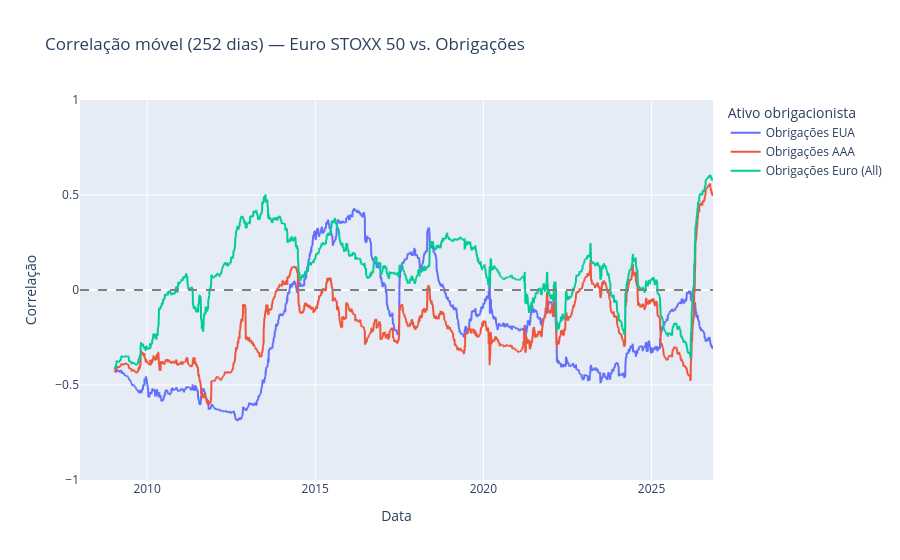

The cell this chart's notebook holds for it:
### Markdown cell above
### Correlações móveis entre ações e obrigações

Para analisar a estabilidade das correlações ao longo do tempo, calculam-se correlações móveis (*rolling correlations*) de 252 observações diárias entre o Euro STOXX 50 e os três componentes obrigacionistas.

Esta análise permite identificar alterações na relação entre as duas classes de ativos, nomeadamente períodos em que as correlações passam de negativas para positivas, reduzindo os benefícios da diversificação.

### Code cell
window = 252

bond_assets = {
    "us": "Obrigações EUA",
    "aaa": "Obrigações AAA",
    "all": "Obrigações Euro (All)"
}

df_rolling_corr = df_returns[["date"]].copy()

for asset, label in bond_assets.items():
    df_rolling_corr[label] = (
        df_returns["eurostoxx"]
        .rolling(window)
        .corr(df_returns[asset])
    )

fig = px.line(
    df_rolling_corr,
    x="date",
    y=list(bond_assets.values()),
    title="Correlação móvel (252 dias) — Euro STOXX 50 vs. Obrigações",
    labels={
        "date": "Data",
        "value": "Correlação",
        "variable": "Ativo obrigacionista"
    }
)

fig.add_hline(y=0, line_dash="dash", line_color="gray")
fig.update_yaxes(range=[-1, 1])
fig.update_layout(hovermode="x unified")

fig.show()

### Figure 1 — Plotly figure (JSON) as saved in the notebook; plotly's stock layout.template omitted (floating-point values rounded to 4 significant figures; data arrays with more than 128 entries replaced by an {"elided": "..."} marker saying what was removed)
{"data": [{"hovertemplate": "Ativo obrigacionista=Obrigações EUA<br>Data=%{x}<br>Correlação=%{y}<extra></extra>", "legendgroup": "Obrigações EUA", "line": {"color": "#636efa", "dash": "solid"}, "marker": {"symbol": "circle"}, "mode": "lines", "name": "Obrigações EUA", "showlegend": true, "type": "scattergl", "x": {"elided": "4636 str values"}, "xaxis": "x", "y": {"elided": "4636 float values"}, "yaxis": "y"}, {"hovertemplate": "Ativo obrigacionista=Obrigações AAA<br>Data=%{x}<br>Correlação=%{y}<extra></extra>", "legendgroup": "Obrigações AAA", "line": {"color": "#EF553B", "dash": "solid"}, "marker": {"symbol": "circle"}, "mode": "lines", "name": "Obrigações AAA", "showlegend": true, "type": "scattergl", "x": {"elided": "4636 str values"}, "xaxis": "x", "y": {"elided": "4636 float values"}, "yaxis": "y"}, {"hovertemplate": "Ativo obrigacionista=Obrigações Euro (All)<br>Data=%{x}<br>Correlação=%{y}<extra></extra>", "legendgroup": "Obrigações Euro (All)", "line": {"color": "#00cc96", "dash": "solid"}, "marker": {"symbol": "circle"}, "mode": "lines", "name": "Obrigações Euro (All)", "showlegend": true, "type": "scattergl", "x": {"elided": "4636 str values"}, "xaxis": "x", "y": {"elided": "4636 float values"}, "yaxis": "y"}], "layout": {"hovermode": "x unified", "legend": {"title": {"text": "Ativo obrigacionista"}, "tracegroupgap": 0}, "shapes": [{"line": {"color": "gray", "dash": "dash"}, "type": "line", "x0": 0, "x1": 1, "xref": "x domain", "y0": 0, "y1": 0, "yref": "y"}], "title": {"text": "Correlação móvel (252 dias) — Euro STOXX 50 vs. Obrigações"}, "xaxis": {"anchor": "y", "domain": [0, 1], "title": {"text": "Data"}}, "yaxis": {"anchor": "x", "domain": [0, 1], "range": [-1, 1], "title": {"text": "Correlação"}}}}
